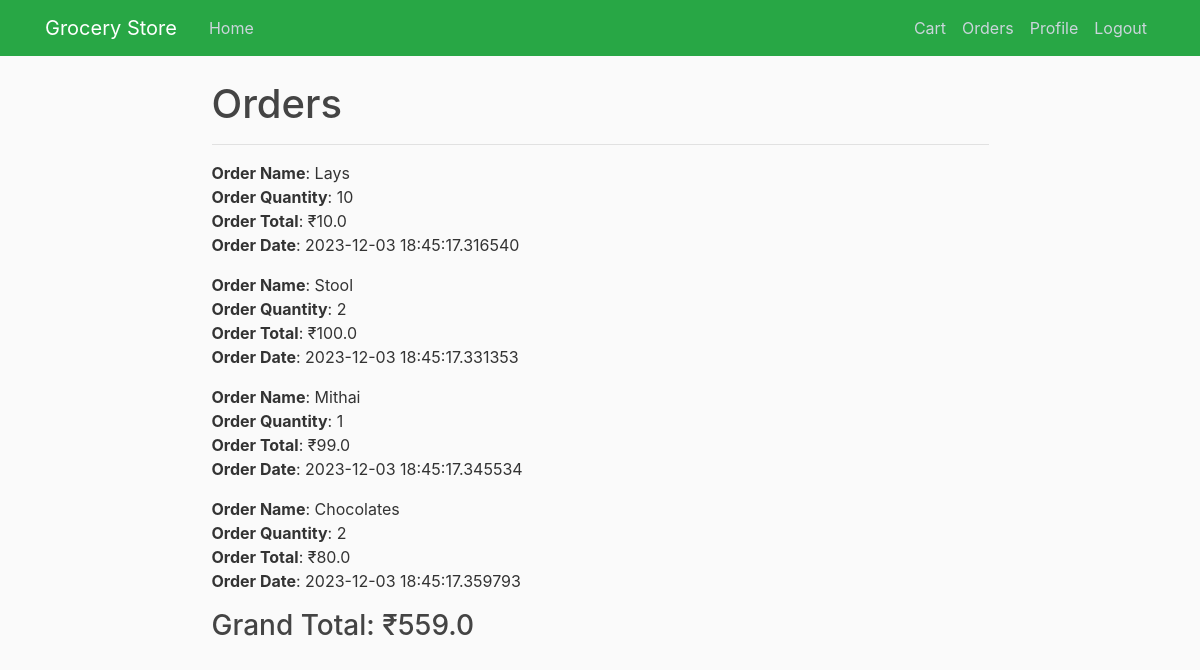
Screenshot of /orders (signed in) with the database file from the repository.
### grocerystore/models.py (models this page shows)
class Order(db.Model):
    id = db.Column(db.Integer, primary_key=True)
    user_id = db.Column(db.Integer, db.ForeignKey('user.id'), nullable=False)
    product_id = db.Column(db.Integer, db.ForeignKey('product.id'), nullable=False)
    quantity = db.Column(db.Integer, nullable=False)
    price = db.Column(db.Float, nullable=False)
    datetime_ordered = db.Column(db.DateTime, nullable=False, default=datetime.utcnow)

class Product(db.Model):
    id = db.Column(db.Integer, primary_key=True)
    name = db.Column(db.String(64), nullable=False)
    price = db.Column(db.Float, nullable=False)
    category_id = db.Column(db.Integer, db.ForeignKey('category.id'), nullable=False)
    quantity = db.Column(db.Integer, nullable=False)
    manufacture_date = db.Column(db.Date, nullable=False)
    cart = db.relationship('Cart', backref='product', lazy=True)
    order = db.relationship('Order', backref='product', lazy=True)

### grocerystore/routes.py (the view)
@app.route('/orders')
@login_required
def orders():
    orders = Order.query.filter_by(user_id=current_user.id).all()
    grand_total = sum([order.price * order.quantity for order in orders])
    return render_template('orders.html', title='Orders', orders=orders, grand_total=grand_total)

### grocerystore/models.py (called while the page is built)
@login_manager.user_loader
def load_user(user_id):
    return User.query.get(int(user_id))

### grocerystore/templates/orders.html
{% extends "layout.html" %}
{% block content %}
  <h1>Orders</h1>
  <hr>
  {% if orders %}
    {% for order in orders %}
      <p>
        <strong>Order Name</strong>: {{ order.product.name }}<br>
        <strong>Order Quantity</strong>: {{ order.quantity }}<br>
        <strong>Order Total</strong>: &#8377;{{ order.price }}<br>
        <strong>Order Date</strong>: {{ order.datetime_ordered }}<br>
      </p>
    {% endfor %}
    <h3>Grand Total: &#8377;{{ grand_total }}</h3>
  {% else %}
    <h3>You have not placed any orders yet</h3>
  {% endif %}
{% endblock content %}

### grocerystore/static/main.css (style rules this page uses)
body { background: #fafafa; color: #333333; margin-top: 5rem; }
h1, h2, h3, h4, h5, h6 { color: #444444; }

### rows the page displays
Order: product.name "Lays", quantity "10", price "10.0", datetime_ordered "2023-12-03 18:45:17.316540"
Order: product.name "Stool", quantity "2", price "100.0", datetime_ordered "2023-12-03 18:45:17.331353"
Order: product.name "Mithai", quantity "1", price "99.0", datetime_ordered "2023-12-03 18:45:17.345534"
Order: product.name "Chocolates", quantity "2", price "80.0", datetime_ordered "2023-12-03 18:45:17.359793"

### other values shown
{{ grand_total }} "559.0"
